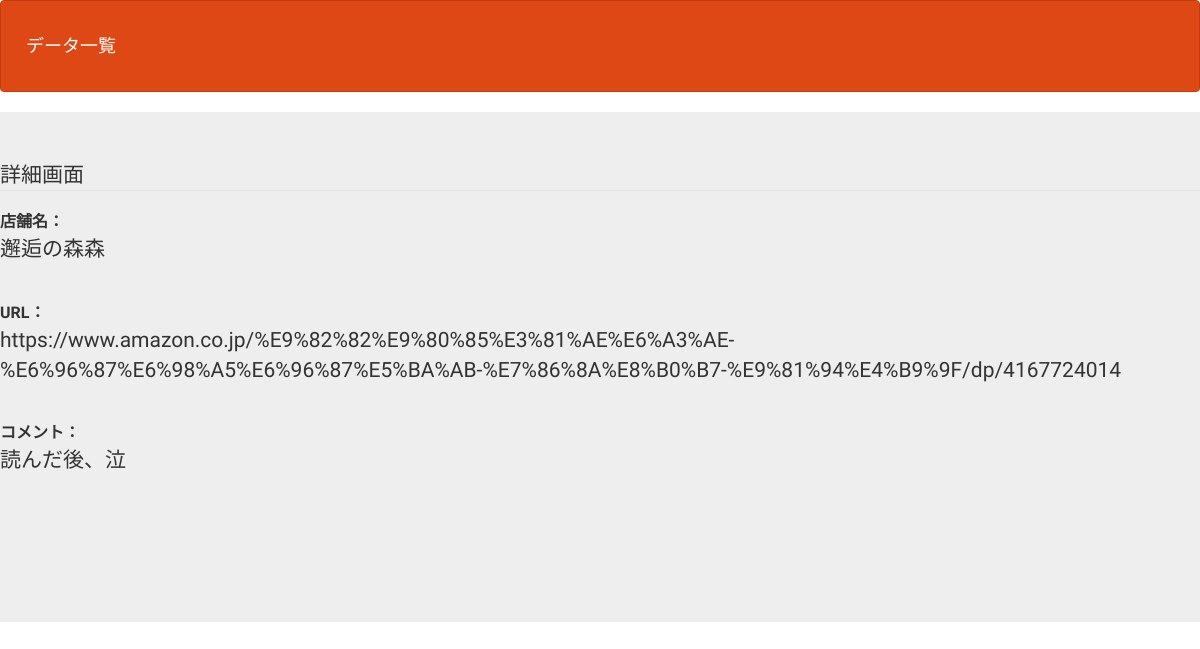
/book_detail.php?id=2, run on an earlier commit of the app's database.
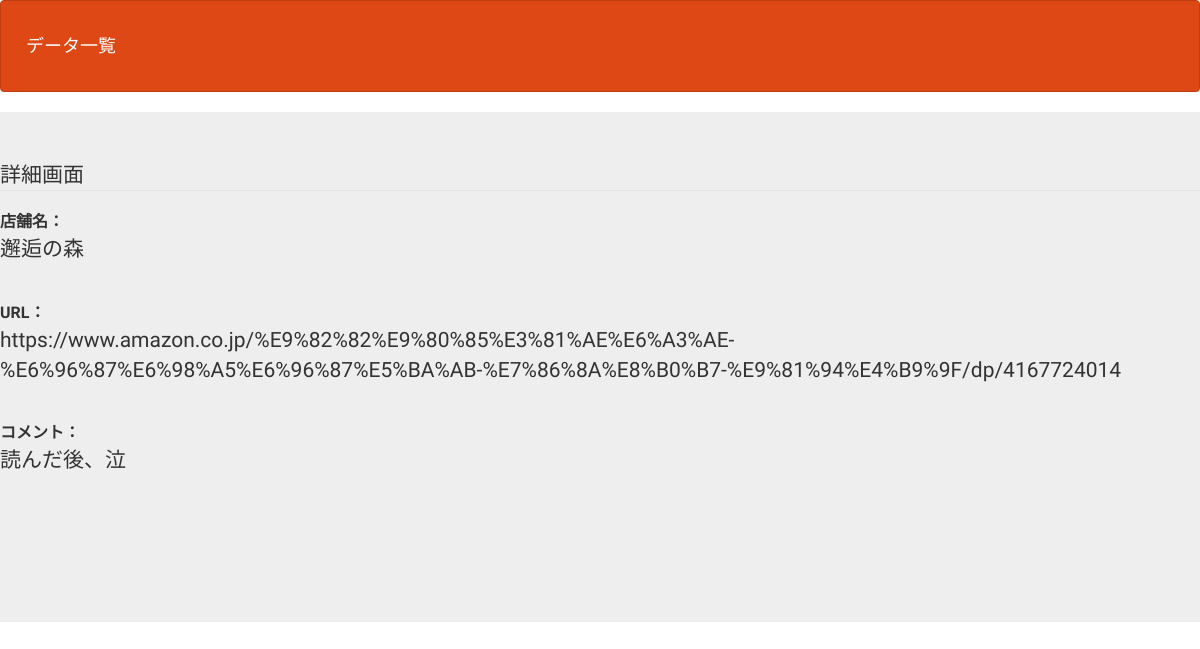
And on a later commit of the database.
### tables this page shows
CREATE TABLE `gs_bm_table` (
  `id` int(12) NOT NULL,
  `bookname` varchar(64) DEFAULT NULL,
  `url` text NOT NULL,
  `comment` text NOT NULL,
  `indate` datetime NOT NULL
);

### book_detail.php (the view, shortened to what this page needs)
<?php
$id = $_GET['id'];
$pdo = db_conn();
$stmt = $pdo->prepare('SELECT * FROM gs_bm_table WHERE id = :id');
$stmt->bindValue(':id', $id, PDO::PARAM_INT);
$status = $stmt->execute();
$view = '';
if ($status === false) {
    sql_error($stmt);
} else {
    $view = $stmt->fetch();
}
?>
<!DOCTYPE html>
<html lang="ja">
<head>
    <link href="css/bootstrap.min.css" rel="stylesheet">
</head>
<body>
    <header>
        <nav class="navbar navbar-default">
            <div class="container-fluid">
                <div class="navbar-header"><a class="navbar-brand" href="select.php">データ一覧</a></div>
            </div>
        </nav>
    </header>
    <form method="POST" action="bm_update.php">
        <div class="jumbotron">
            <fieldset>
            <legend>詳細画面</legend>
                <label>店舗名：<p><?= $view['bookname'] ?></p><br>
                <label>URL：<p><?= $view['url'] ?></p><br>
                <label>コメント：<p><?= $view['comment'] ?></p><br>
                <br>
                <input type="hidden" name="id" value=<?= $view['id'] ?>><br>
            </fieldset>
        </div>
    </form>
</body>
</html>

What changed in the data, as far as the page shows it:
changed gs_bm_table "読んだ後、泣": bookname "邂逅の森森" → "邂逅の森"
